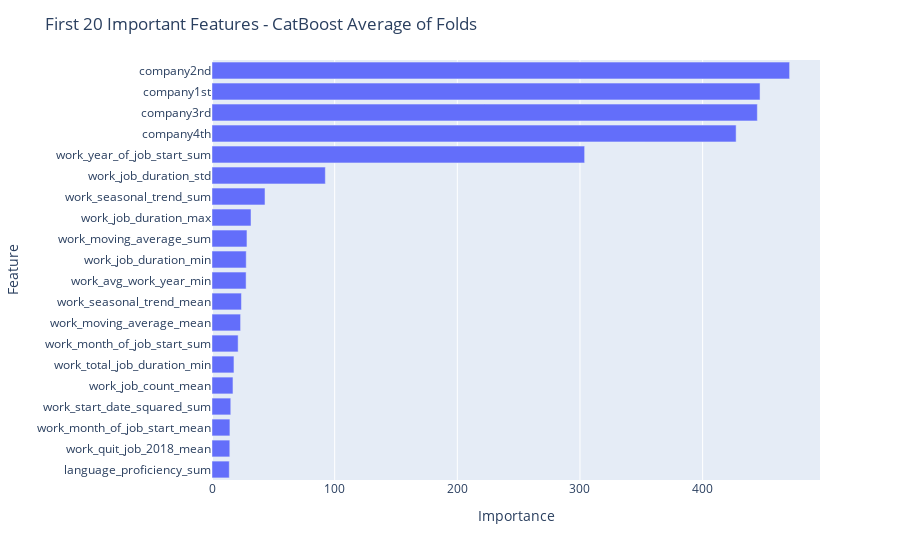

Notebook code for this chart:
### Code cell
from sklearn.model_selection import KFold
from catboost import CatBoostClassifier
import lightgbm as lgb
from sklearn.ensemble import RandomForestClassifier
from sklearn.metrics import f1_score, roc_auc_score, average_precision_score, recall_score, precision_score, accuracy_score
import re






X_train_user_id = train["user_id"]

y = train["moved_after_2019"]
X = train.drop(columns=["user_id", "moved_after_2019"])
X = X.rename(columns = lambda x:re.sub('[^A-Za-z0-9_]+', '', x))

auc_errs = []
ap_errs = []
prec_errs = []
recall_errs = []
f1_errs = []
acc_scores = []

models = []

kf = KFold(n_splits=10)

for split_train, split_val in list(kf.split(X)):
    
    split_train = X.index[split_train]
    split_val = X.index[split_val]
    
    X_train, y_train = X.loc[split_train], y.loc[split_train]
    X_val, y_val = X.loc[split_val], y.loc[split_val]
    print("Train shape:", X_train.shape, "|", "Val Shape:", X_val.shape)
    print("Positive Count in Val Split:", y_val.sum())

    model = lgb.LGBMClassifier()
    

    model.fit(X_train, y_train, eval_metric = 'accuracy',
                eval_set = [(X_val, y_val), (X_train, y_train)],
                eval_names = ['valid', 'train'],
                early_stopping_rounds = 100, verbose = 200)
    
    preds = model.predict(X_val)
    pred_probas = model.predict_proba(X_val)[:,1]

    print("Positive Count in Predictions:", preds.sum())
    
    acc = accuracy_score(y_val, preds)
    print("Accuracy: ", acc)
    acc_scores.append(acc)
    
    f1_err = f1_score(y_val, preds)
    print("Fold F1: ", f1_err)
    f1_errs.append(f1_err)

    prec_err = precision_score(y_val, preds)
    print("Fold Precision: ", prec_err)
    prec_errs.append(prec_err)

    recall_err = recall_score(y_val, preds)
    print("Fold Recall: ", recall_err)
    recall_errs.append(recall_err)
    
    auc_err = roc_auc_score(y_val, pred_probas)
    print("Fold AUC: ", auc_err)
    auc_errs.append(auc_err)

    ap_err = average_precision_score(y_val, pred_probas)
    print("Fold AP: ", ap_err)
    ap_errs.append(ap_err)
    
    models.append(model)
    
    print("\n", "*"*70, "\n")

import plotly.express as px
importance = [model.feature_importances_ for model in models]

f_importance = pd.concat([pd.Series(X.columns.to_list(),name='Feature'),
                        pd.Series(np.mean(importance,axis=0),name="Importance")],
                        axis=1).sort_values(by='Importance',
                                            ascending=True)

fig = px.bar(f_importance.tail(20),x='Importance',y='Feature')
fig.update_layout(
    title_text="First 20 Important Features - CatBoost Average of Folds"
)
fig.show()

### Figure 1 — Plotly figure (JSON) as saved in the notebook; plotly's stock layout.template omitted (floating-point values rounded to 4 significant figures)
{"data": [{"alignmentgroup": "True", "hovertemplate": "Importance=%{x}<br>Feature=%{y}<extra></extra>", "legendgroup": "", "marker": {"color": "#636efa", "pattern": {"shape": ""}}, "name": "", "offsetgroup": "", "orientation": "h", "showlegend": false, "textposition": "auto", "type": "bar", "x": [14.1, 14.5, 14.6, 15.3, 17.1, 17.9, 21.3, 23.3, 24, 27.8, 27.9, 28.5, 31.8, 43.2, 92.4, 303.8, 427.3, 444.6, 446.8, 470.9], "xaxis": "x", "y": ["language_proficiency_sum", "work_quit_job_2018_mean", "work_month_of_job_start_mean", "work_start_date_squared_sum", "work_job_count_mean", "work_total_job_duration_min", "work_month_of_job_start_sum", "work_moving_average_mean", "work_seasonal_trend_mean", "work_avg_work_year_min", "work_job_duration_min", "work_moving_average_sum", "work_job_duration_max", "work_seasonal_trend_sum", "work_job_duration_std", "work_year_of_job_start_sum", "company4th", "company3rd", "company1st", "company2nd"], "yaxis": "y"}], "layout": {"barmode": "relative", "legend": {"tracegroupgap": 0}, "margin": {"t": 60}, "title": {"text": "First 20 Important Features - CatBoost Average of Folds"}, "xaxis": {"anchor": "y", "domain": [0, 1], "title": {"text": "Importance"}}, "yaxis": {"anchor": "x", "domain": [0, 1], "title": {"text": "Feature"}}}}
